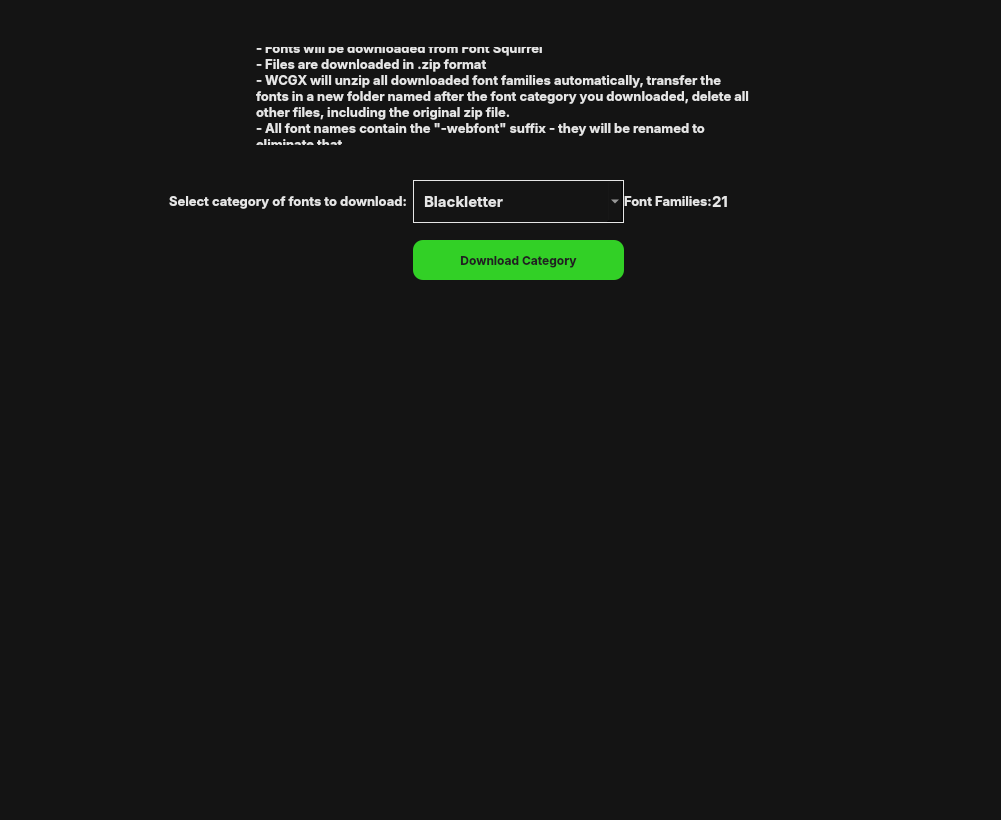
<?xml version="1.0" encoding="UTF-8"?>
<ui version="4.0">
 <class>FontSquirrelWindow</class>
 <widget class="QWidget" name="FontSquirrelWindow">
  <property name="geometry">
   <rect>
    <x>0</x>
    <y>0</y>
    <width>1001</width>
    <height>820</height>
   </rect>
  </property>
  <property name="minimumSize">
   <size>
    <width>1000</width>
    <height>820</height>
   </size>
  </property>
  <property name="font">
   <font>
    <family>Inter</family>
    <bold>true</bold>
   </font>
  </property>
  <property name="windowTitle">
   <string>Download Font Squirrel Fonts</string>
  </property>
  <property name="windowIcon">
   <iconset resource="Resources.qrc">
    <normaloff>:/Icon/WCGXicon2.ico</normaloff>:/Icon/WCGXicon2.ico</iconset>
  </property>
  <property name="styleSheet">
   <string notr="true">QWidget{
background-color: rgb(20, 20, 20);
color:#e6e6e6;
}
QLabel, QFrame, QToolButton{
background:none;
}
QToolBar{
background-color:rgba(200,0,200,50);
}
QPushButton:pressed{
	 padding-left: 3px;
     padding-top: 3px;
}
QPushButton{
background-color: rgba(100,100,100,150);
color:#E6E6FA;/*#3cf3b6;*/
border-radius:10px;
}
QPlainTextEdit:focus{
border: 1px solid #e6e6e6;
}
QPlainTextEdit{
color: #141414;
}
QTextEdit{
color:#e6e6e6;
background:#151515;
}
QTextEdit:focus {
border:1px solid #e6e6e6;
}</string>
  </property>
  <layout class="QGridLayout" name="gridLayout">
   <item row="11" column="0">
    <spacer name="verticalSpacer">
     <property name="orientation">
      <enum>Qt::Vertical</enum>
     </property>
     <property name="sizeHint" stdset="0">
      <size>
       <width>20</width>
       <height>40</height>
      </size>
     </property>
    </spacer>
   </item>
   <item row="3" column="0" alignment="Qt::AlignHCenter">
    <widget class="QFrame" name="frame_2">
     <property name="sizePolicy">
      <sizepolicy hsizetype="Fixed" vsizetype="Fixed">
       <horstretch>0</horstretch>
       <verstretch>0</verstretch>
      </sizepolicy>
     </property>
     <layout class="QGridLayout" name="gridLayout_2">
      <property name="rightMargin">
       <number>70</number>
      </property>
      <item row="0" column="0">
       <widget class="QLabel" name="select_category_lbl">
        <property name="font">
         <font>
          <family>Inter</family>
          <pointsize>10</pointsize>
          <italic>false</italic>
          <bold>true</bold>
          <kerning>true</kerning>
         </font>
        </property>
        <property name="toolTip">
         <string>Exported image size will be multiplied by this number</string>
        </property>
        <property name="lineWidth">
         <number>1</number>
        </property>
        <property name="midLineWidth">
         <number>0</number>
        </property>
        <property name="text">
         <string>Select category of fonts to download:</string>
        </property>
        <property name="alignment">
         <set>Qt::AlignCenter</set>
        </property>
        <property name="margin">
         <number>0</number>
        </property>
        <property name="indent">
         <number>-1</number>
        </property>
        <property name="openExternalLinks">
         <bool>false</bool>
        </property>
       </widget>
      </item>
      <item row="2" column="1">
       <widget class="QPushButton" name="download_category_btn">
        <property name="sizePolicy">
         <sizepolicy hsizetype="Fixed" vsizetype="Preferred">
          <horstretch>0</horstretch>
          <verstretch>0</verstretch>
         </sizepolicy>
        </property>
        <property name="minimumSize">
         <size>
          <width>211</width>
          <height>40</height>
         </size>
        </property>
        <property name="maximumSize">
         <size>
          <width>16777215</width>
          <height>40</height>
         </size>
        </property>
        <property name="font">
         <font>
          <family>Inter</family>
          <pointsize>9</pointsize>
          <italic>false</italic>
          <bold>true</bold>
         </font>
        </property>
        <property name="toolTip">
         <string/>
        </property>
        <property name="styleSheet">
         <string notr="true">QPushButton {
    background-color: #32d026;
	color: #212121;
}
QPushButton:pressed{
	 padding-left: 3px;
     padding-top: 3px;
}</string>
        </property>
        <property name="text">
         <string>Download Category</string>
        </property>
        <attribute name="buttonGroup">
         <string notr="true">downloadButtonsGroup</string>
        </attribute>
       </widget>
      </item>
      <item row="0" column="1">
       <widget class="QFrame" name="frame">
        <layout class="QHBoxLayout" name="horizontalLayout2">
         <property name="spacing">
          <number>0</number>
         </property>
         <property name="leftMargin">
          <number>0</number>
         </property>
         <item>
          <widget class="QComboBox" name="fs_category_list">
           <property name="sizePolicy">
            <sizepolicy hsizetype="Fixed" vsizetype="Fixed">
             <horstretch>0</horstretch>
             <verstretch>0</verstretch>
            </sizepolicy>
           </property>
           <property name="minimumSize">
            <size>
             <width>211</width>
             <height>43</height>
            </size>
           </property>
           <property name="font">
            <font>
             <family>Inter</family>
             <pointsize>11</pointsize>
             <bold>true</bold>
            </font>
           </property>
           <property name="styleSheet">
            <string notr="true">/* Style the QComboBox */
QComboBox {
    background-color: #141414; /* Background color of the entire combo box */
    border: 1px solid #e6e6e6; /* Border around the combo box */
    padding: 10px; /* Padding inside the combo box */
    color:#e6e6e6; /* Current text color*/
}
/* Style the QComboBox's drop-down list */
QComboBox QAbstractItemView {
    background-color: #141414; /* Background color of the drop-down list */
    border: 1px solid #e6e6e6; /* Border around the drop-down list */
    padding: 10px; /* Padding inside the drop-down list */
	color:#e6e6e6;
}
/* Style individual items within the QComboBox's drop-down list */
QComboBox QAbstractItemView::item {
    background-color: #141414; /* Background color of each item in the list */
    padding: 1px; /* Padding inside each item */
	color: #e6e6e6;
}
/* Style the selected item within the drop-down list */
QComboBox QAbstractItemView::item:selected {
    background-color: rgba(0,200,0,150); /* Background color of the selected item */
    color: #e6e6e6; /* Text color of the selected item */
}
/* Style the drop-down list scroll bar (if it appears) */
QComboBox QScrollBar:vertical {
    width: 0px; /* Width of the vertical scrollbar */
    background: #e6e6e6; /* Background color of the scrollbar */
}
/* Style the drop-down list scroll bar handle (thumb) */
QComboBox QScrollBar::handle:vertical {
    background: #141414; /* Background color of the scrollbar handle */
}</string>
           </property>
           <property name="maxVisibleItems">
            <number>20</number>
           </property>
           <property name="iconSize">
            <size>
             <width>32</width>
             <height>32</height>
            </size>
           </property>
           <property name="frame">
            <bool>true</bool>
           </property>
           <item>
            <property name="text">
             <string>Blackletter</string>
            </property>
           </item>
           <item>
            <property name="text">
             <string>Calligraphic</string>
            </property>
           </item>
           <item>
            <property name="text">
             <string>Comic</string>
            </property>
           </item>
           <item>
            <property name="text">
             <string>Dingbat</string>
            </property>
           </item>
           <item>
            <property name="text">
             <string>Handdrawn</string>
            </property>
           </item>
           <item>
            <property name="text">
             <string>Display</string>
            </property>
           </item>
           <item>
            <property name="text">
             <string>Monospaced</string>
            </property>
           </item>
           <item>
            <property name="text">
             <string>Novelty</string>
            </property>
           </item>
           <item>
            <property name="text">
             <string>Pixel</string>
            </property>
           </item>
           <item>
            <property name="text">
             <string>Programming</string>
            </property>
           </item>
           <item>
            <property name="text">
             <string>Retro</string>
            </property>
           </item>
           <item>
            <property name="text">
             <string>Script</string>
            </property>
           </item>
           <item>
            <property name="text">
             <string>Serif</string>
            </property>
           </item>
           <item>
            <property name="text">
             <string>Stencil</string>
            </property>
           </item>
           <item>
            <property name="text">
             <string>All</string>
            </property>
           </item>
          </widget>
         </item>
         <item>
          <widget class="QFrame" name="frame_3">
           <property name="sizePolicy">
            <sizepolicy hsizetype="Fixed" vsizetype="Fixed">
             <horstretch>0</horstretch>
             <verstretch>0</verstretch>
            </sizepolicy>
           </property>
           <layout class="QHBoxLayout" name="horizontalLayout_4">
            <property name="spacing">
             <number>0</number>
            </property>
            <property name="leftMargin">
             <number>0</number>
            </property>
            <property name="rightMargin">
             <number>0</number>
            </property>
            <property name="bottomMargin">
             <number>9</number>
            </property>
            <item>
             <widget class="QLabel" name="total_fonts_lbl">
              <property name="font">
               <font>
                <family>Inter</family>
                <pointsize>10</pointsize>
                <italic>false</italic>
                <bold>true</bold>
                <kerning>true</kerning>
               </font>
              </property>
              <property name="toolTip">
               <string>Exported image size will be multiplied by this number</string>
              </property>
              <property name="text">
               <string>Font Families:</string>
              </property>
              <property name="margin">
               <number>5</number>
              </property>
              <property name="indent">
               <number>-1</number>
              </property>
              <property name="openExternalLinks">
               <bool>false</bool>
              </property>
             </widget>
            </item>
            <item alignment="Qt::AlignHCenter">
             <widget class="QLabel" name="font_count_lbl">
              <property name="minimumSize">
               <size>
                <width>49</width>
                <height>29</height>
               </size>
              </property>
              <property name="font">
               <font>
                <family>Inter</family>
                <pointsize>11</pointsize>
                <italic>false</italic>
                <bold>true</bold>
                <kerning>true</kerning>
               </font>
              </property>
              <property name="toolTip">
               <string>Exported image size will be multiplied by this number</string>
              </property>
              <property name="text">
               <string>21</string>
              </property>
              <property name="margin">
               <number>5</number>
              </property>
              <property name="indent">
               <number>-1</number>
              </property>
              <property name="openExternalLinks">
               <bool>false</bool>
              </property>
             </widget>
            </item>
           </layout>
          </widget>
         </item>
        </layout>
       </widget>
      </item>
     </layout>
    </widget>
   </item>
   <item row="10" column="0" alignment="Qt::AlignHCenter">
    <widget class="QLabel" name="info_lbl">
     <property name="sizePolicy">
      <sizepolicy hsizetype="Preferred" vsizetype="Preferred">
       <horstretch>0</horstretch>
       <verstretch>0</verstretch>
      </sizepolicy>
     </property>
     <property name="minimumSize">
      <size>
       <width>600</width>
       <height>50</height>
      </size>
     </property>
     <property name="font">
      <font>
       <family>Inter</family>
       <pointsize>11</pointsize>
       <italic>false</italic>
       <bold>true</bold>
       <kerning>true</kerning>
      </font>
     </property>
     <property name="text">
      <string/>
     </property>
     <property name="textFormat">
      <enum>Qt::MarkdownText</enum>
     </property>
     <property name="alignment">
      <set>Qt::AlignLeading|Qt::AlignLeft|Qt::AlignVCenter</set>
     </property>
     <property name="wordWrap">
      <bool>true</bool>
     </property>
    </widget>
   </item>
   <item row="0" column="0">
    <widget class="QFrame" name="FS_FullFrame">
     <property name="sizePolicy">
      <sizepolicy hsizetype="Expanding" vsizetype="Fixed">
       <horstretch>0</horstretch>
       <verstretch>0</verstretch>
      </sizepolicy>
     </property>
     <property name="font">
      <font>
       <family>Inter</family>
       <bold>true</bold>
      </font>
     </property>
     <layout class="QVBoxLayout" name="verticalLayout_9">
      <property name="spacing">
       <number>0</number>
      </property>
      <property name="leftMargin">
       <number>20</number>
      </property>
      <property name="topMargin">
       <number>0</number>
      </property>
      <item alignment="Qt::AlignHCenter">
       <widget class="QFrame" name="Masks_FilterFrame">
        <property name="sizePolicy">
         <sizepolicy hsizetype="Fixed" vsizetype="Fixed">
          <horstretch>0</horstretch>
          <verstretch>0</verstretch>
         </sizepolicy>
        </property>
        <layout class="QHBoxLayout" name="horizontalLayout_8"/>
       </widget>
      </item>
      <item alignment="Qt::AlignHCenter">
       <widget class="QFrame" name="downloadImageFA_Frame">
        <property name="sizePolicy">
         <sizepolicy hsizetype="Fixed" vsizetype="Fixed">
          <horstretch>0</horstretch>
          <verstretch>0</verstretch>
         </sizepolicy>
        </property>
        <layout class="QHBoxLayout" name="horizontalLayout_3"/>
       </widget>
      </item>
      <item alignment="Qt::AlignHCenter">
       <widget class="QLabel" name="download_info_lbl">
        <property name="sizePolicy">
         <sizepolicy hsizetype="Fixed" vsizetype="Fixed">
          <horstretch>0</horstretch>
          <verstretch>0</verstretch>
         </sizepolicy>
        </property>
        <property name="minimumSize">
         <size>
          <width>500</width>
          <height>98</height>
         </size>
        </property>
        <property name="font">
         <font>
          <family>Inter</family>
          <pointsize>10</pointsize>
          <italic>false</italic>
          <bold>true</bold>
          <kerning>true</kerning>
         </font>
        </property>
        <property name="toolTip">
         <string>Exported image size will be multiplied by this number</string>
        </property>
        <property name="lineWidth">
         <number>1</number>
        </property>
        <property name="midLineWidth">
         <number>0</number>
        </property>
        <property name="text">
         <string>- Fonts will be downloaded from Font Squirrel
- Files are downloaded in .zip format
- WCGX will unzip all downloaded font families automatically, transfer the fonts in a new folder named after the font category you downloaded, delete all other files, including the original zip file.
- All font names contain the &quot;-webfont&quot; suffix - they will be renamed to eliminate that.</string>
        </property>
        <property name="textFormat">
         <enum>Qt::MarkdownText</enum>
        </property>
        <property name="scaledContents">
         <bool>false</bool>
        </property>
        <property name="alignment">
         <set>Qt::AlignLeading|Qt::AlignLeft|Qt::AlignVCenter</set>
        </property>
        <property name="wordWrap">
         <bool>true</bool>
        </property>
        <property name="margin">
         <number>0</number>
        </property>
        <property name="indent">
         <number>-1</number>
        </property>
        <property name="openExternalLinks">
         <bool>false</bool>
        </property>
       </widget>
      </item>
     </layout>
    </widget>
   </item>
   <item row="9" column="0" alignment="Qt::AlignHCenter">
    <widget class="QLabel" name="downloading_lbl">
     <property name="sizePolicy">
      <sizepolicy hsizetype="Fixed" vsizetype="Fixed">
       <horstretch>0</horstretch>
       <verstretch>0</verstretch>
      </sizepolicy>
     </property>
     <property name="font">
      <font>
       <family>Inter</family>
       <pointsize>10</pointsize>
       <italic>false</italic>
       <bold>true</bold>
       <kerning>true</kerning>
      </font>
     </property>
     <property name="toolTip">
      <string>Exported image size will be multiplied by this number</string>
     </property>
     <property name="text">
      <string/>
     </property>
     <property name="margin">
      <number>0</number>
     </property>
     <property name="indent">
      <number>-1</number>
     </property>
     <property name="openExternalLinks">
      <bool>false</bool>
     </property>
    </widget>
   </item>
   <item row="6" column="0">
    <spacer name="verticalSpacer_2">
     <property name="orientation">
      <enum>Qt::Vertical</enum>
     </property>
     <property name="sizeType">
      <enum>QSizePolicy::Fixed</enum>
     </property>
     <property name="sizeHint" stdset="0">
      <size>
       <width>20</width>
       <height>20</height>
      </size>
     </property>
    </spacer>
   </item>
  </layout>
 </widget>
 <resources>
  <include location="Resources.qrc"/>
 </resources>
 <connections/>
 <buttongroups>
  <buttongroup name="downloadButtonsGroup"/>
 </buttongroups>
</ui>
